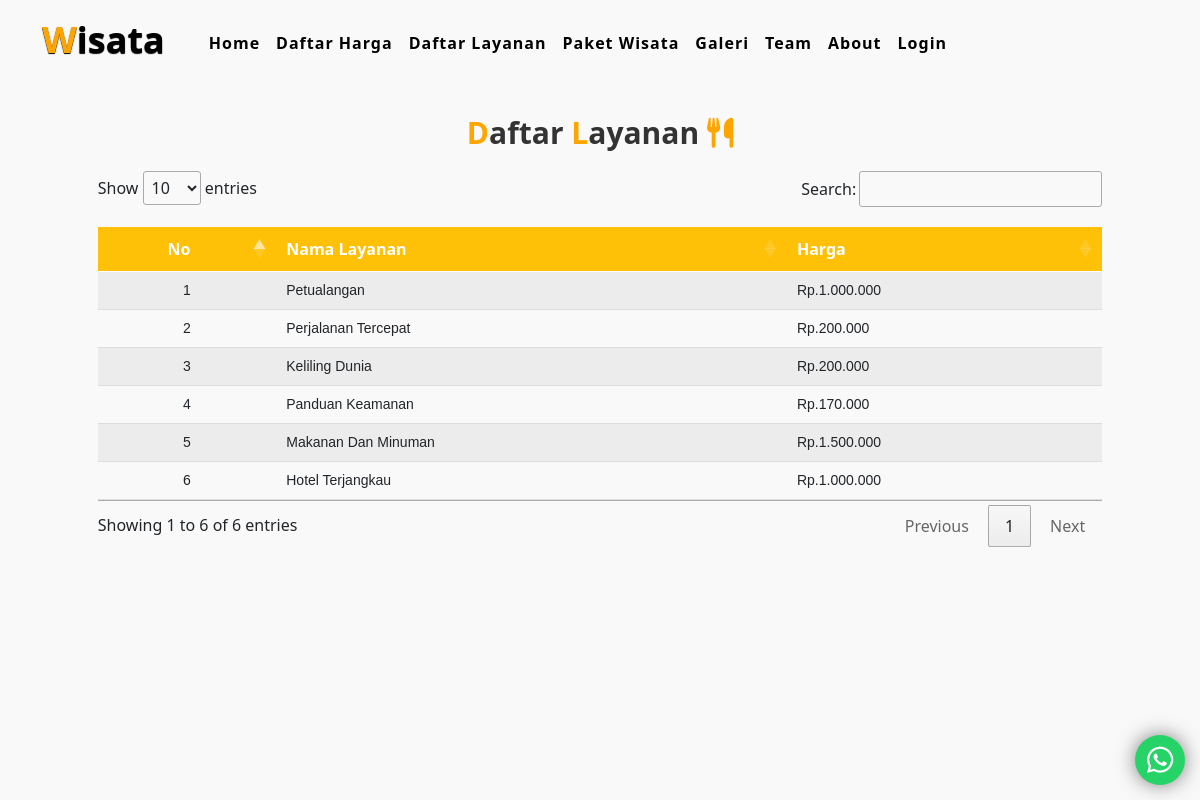
The app's page /?daftar-servis with its own data.
### tables this page shows
CREATE TABLE `services` (
  `service_id` int(11) NOT NULL,
  `service_name` varchar(128) NOT NULL,
  `service_price` int(11) NOT NULL,
  `service_description` varchar(255) NOT NULL,
  `service_icon` varchar(50) DEFAULT NULL
);

### config/function.php (called while the page is built, shortened)
<?php
function money($str)
{
    return 'Rp.' . number_format($str, 0, ',', '.');
}

### views/daftar_servis.php (the view, shortened to what this page needs)
<div class="container">
<div class="main-txt">
            <h1><span>D</span>aftar <span>L</span>ayanan  <i class="fa-solid fa-utensils"></i></h1>
         </div>
<div class="table-responsive">
    <table id="hargaTable" class="table table-striped table-sm">
        <thead class="bg-warning">
            <tr>
                <th scope="col" class="text-center">No</th>
                <th scope="col">Nama Layanan</th>
                <th scope="col">Harga</th>
            </tr>
        </thead>
        <tbody>
            <?php
            $n = 1;
            $query = mysqli_query($con, "SELECT * FROM services ORDER BY service_id DESC") or die(mysqli_error($con));
            while ($row = mysqli_fetch_array($query)):
            ?>
            <tr>
                <td class="text-center"><?= $n++; ?></td>
                <td><?= $row['service_name']; ?></td>
                <td align="right"><?= money($row['service_price']); ?></td>
            </tr>
            <?php
            endwhile;
            ?>
        </tbody>
    </table>
</div>
</div>

### assets/css/style.css (style rules this page uses)
* { margin: 0; padding: 0; box-sizing: border-box; text-decoration: none; list-style: none; scroll-behavior: smooth; }
body { background: #f9f9f9; }
.main-txt h1 { text-align: center; margin-top: 30px; font-weight: 700; }
.main-txt h1 span { color: orange; }
.table-responsive { margin: 20px auto; max-width: 90%; overflow-x: auto; }
table { width: 100%; border-collapse: collapse; margin: 20px 0; }
thead th { background-color: #007bff; color: #ffffff; padding: 12px; text-align: left; }
tbody td { padding: 12px; border-bottom: 1px solid #dddddd; }
tbody tr:nth-child(even) { background-color: #f2f2f2; }
table th, table td { text-align: left; }
table td { font-family: 'Arial', sans-serif; font-size: 14px; }
.main-txt h1 { font-size: 30px; font-weight: bold; color: #333; text-align: center; margin-bottom: 20px; }
.main-txt i { color: orange; }

### views/daftar_servis.php (style rules this page uses)
.table-responsive { margin: 20px auto; max-width: 90%; overflow-x: auto; }
table { width: 100%; border-collapse: collapse; margin: 20px 0; }
thead th { background-color: #007bff; color: #ffffff; padding: 12px; text-align: left; }
tbody td { padding: 12px; border-bottom: 1px solid #dddddd; }
tbody tr:nth-child(even) { background-color: #f2f2f2; }
table th, table td { text-align: left; }
table td { font-family: 'Arial', sans-serif; font-size: 14px; }
.main-txt h1 { font-size: 30px; font-weight: bold; color: #333; text-align: center; margin-bottom: 20px; }
.main-txt i { color: orange; }

### records on screen
services: service_name "Petualangan", service_price "Rp.1.000.000"
services: service_name "Perjalanan Tercepat", service_price "Rp.200.000"
services: service_name "Keliling Dunia", service_price "Rp.200.000"
services: service_name "Panduan Keamanan", service_price "Rp.170.000"
services: service_name "Makanan Dan Minuman", service_price "Rp.1.500.000"
services: service_name "Hotel Terjangkau", service_price "Rp.1.000.000"
